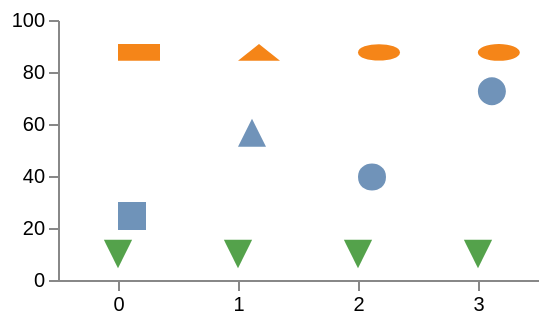

Specify this chart in Vega-Lite:
### Vega specification from a JSON file in a GitHub repository (floating-point values rounded to 4 significant figures)
{"$schema": "https://vega.github.io/schema/vega/v6.json", "description": "Outlines written as SVG path strings: a path mark placed once per datum and scaled, and symbols whose shape is a path rather than one of the twelve names.", "width": 240, "height": 130, "padding": 5, "data": [{"name": "table", "values": [{"c": 0, "v": 30, "d": "M0,0 L14,0 L14,14 L0,14 Z"}, {"c": 1, "v": 62, "d": "M7,0 L14,14 L0,14 Z"}, {"c": 2, "v": 45, "d": "M0,7 C0,-2 14,-2 14,7 C14,16 0,16 0,7 Z"}, {"c": 3, "v": 78, "d": "M7,0 A7,7 0 1,1 6.9,0 Z"}]}], "scales": [{"name": "x", "type": "point", "domain": {"data": "table", "field": "c"}, "range": "width", "padding": 0.5}, {"name": "y", "type": "linear", "domain": [0, 100], "range": "height"}], "axes": [{"orient": "bottom", "scale": "x"}, {"orient": "left", "scale": "y", "tickCount": 4}], "marks": [{"type": "path", "from": {"data": "table"}, "encode": {"enter": {"x": {"scale": "x", "field": "c"}, "y": {"scale": "y", "field": "v"}, "path": {"field": "d"}, "fill": {"value": "#4c78a8"}, "fillOpacity": {"value": 0.8}}}}, {"type": "path", "from": {"data": "table"}, "encode": {"enter": {"x": {"scale": "x", "field": "c"}, "y": {"value": 12}, "path": {"field": "d"}, "scaleX": {"value": 1.5}, "scaleY": {"value": 0.6}, "fill": {"value": "#f58518"}}}}, {"type": "symbol", "from": {"data": "table"}, "encode": {"enter": {"x": {"scale": "x", "field": "c"}, "y": {"scale": "y", "value": 10}, "shape": {"value": "M-1,-1 L1,-1 L0,1 Z"}, "size": {"value": 200}, "fill": {"value": "#54a24b"}}}}]}
